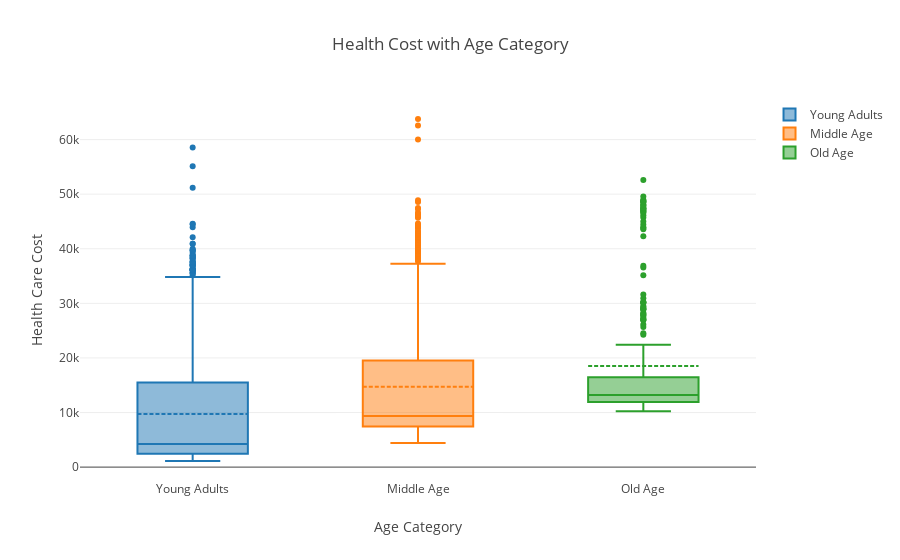

Write notebook code for a chart like this one.
### Markdown cell above
#### 4.6.1 Health Care Cost vs Age Category

### Code cell
cost_young = medical[medical['age_cat']=="Young"]['charges'].tolist()
cost_middle = medical[medical['age_cat']=="Middle aged"]['charges'].tolist()
cost_old = medical[medical['age_cat']=='Old']['charges'].tolist()

trace1 = box_plot(cost_young,"Young Adults")
trace2 = box_plot(cost_middle,"Middle Age")
trace3 = box_plot(cost_old,"Old Age")

data = [trace1,trace2,trace3]

layout = go.Layout(dict(title="Health Cost with Age Category",
                        yaxis=dict(title="Health Care Cost"),
                        xaxis = dict(title="Age Category"))
                  )
fig = go.Figure(data = data, layout=layout)
py.iplot(fig)

### Figure 1 — Plotly figure (JSON) as saved in the notebook; plotly's stock layout.template omitted (floating-point values rounded to 4 significant figures; data arrays with more than 128 entries replaced by an {"elided": "..."} marker saying what was removed)
{"data": [{"boxmean": true, "name": "Young Adults", "type": "box", "uid": "5d157955-42d2-4423-bdea-7078f6f0c6d1", "y": {"elided": "574 float values"}}, {"boxmean": true, "name": "Middle Age", "type": "box", "uid": "8de69010-d089-4eef-ba3f-bae06d7eabd5", "y": {"elided": "522 float values"}}, {"boxmean": true, "name": "Old Age", "type": "box", "uid": "e66fd035-33ef-4e8a-b3e1-cacb3b06f8a2", "y": {"elided": "242 float values"}}], "layout": {"title": {"text": "Health Cost with Age Category"}, "xaxis": {"title": {"text": "Age Category"}}, "yaxis": {"title": {"text": "Health Care Cost"}}}}
